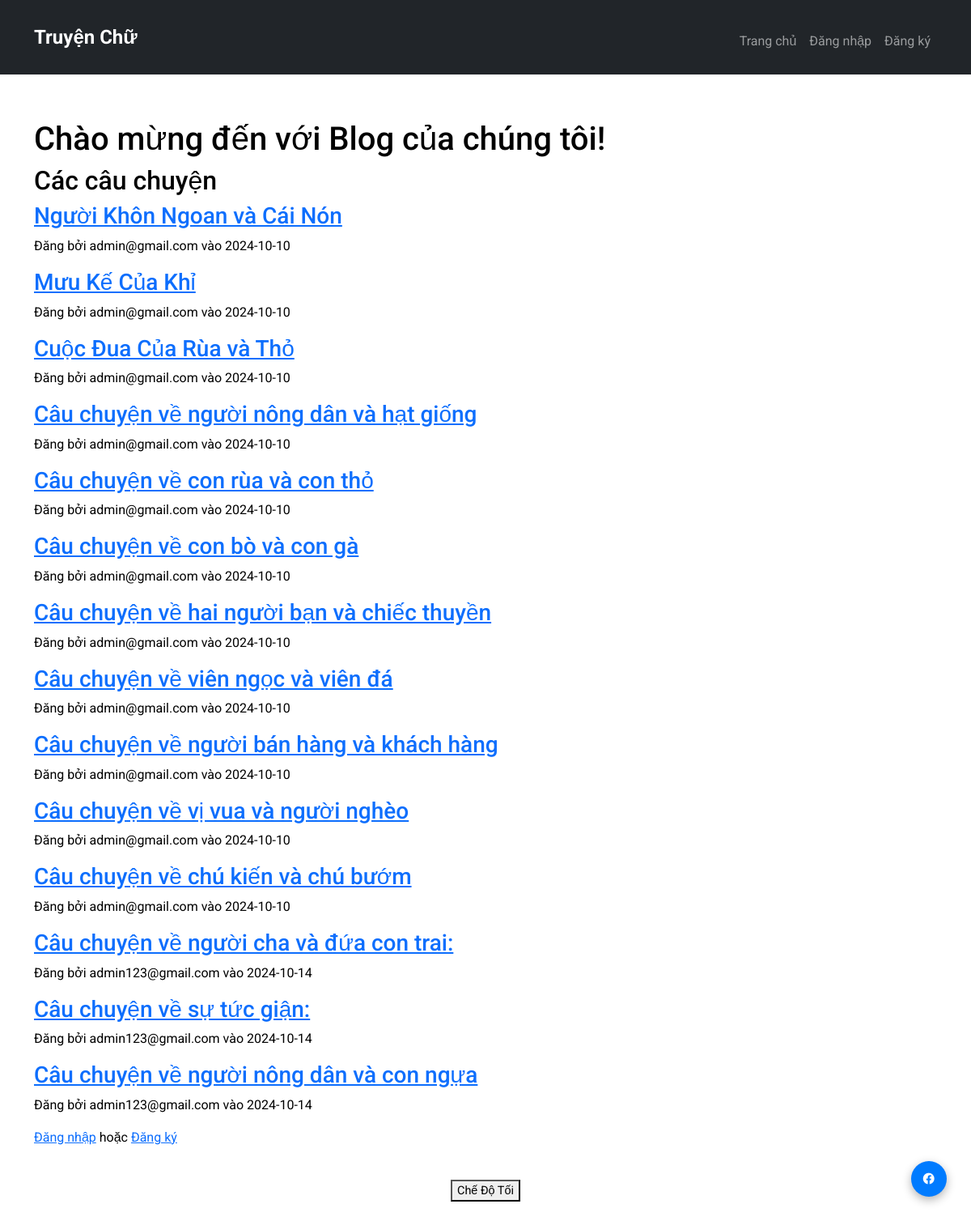
Before: / with the older database file.
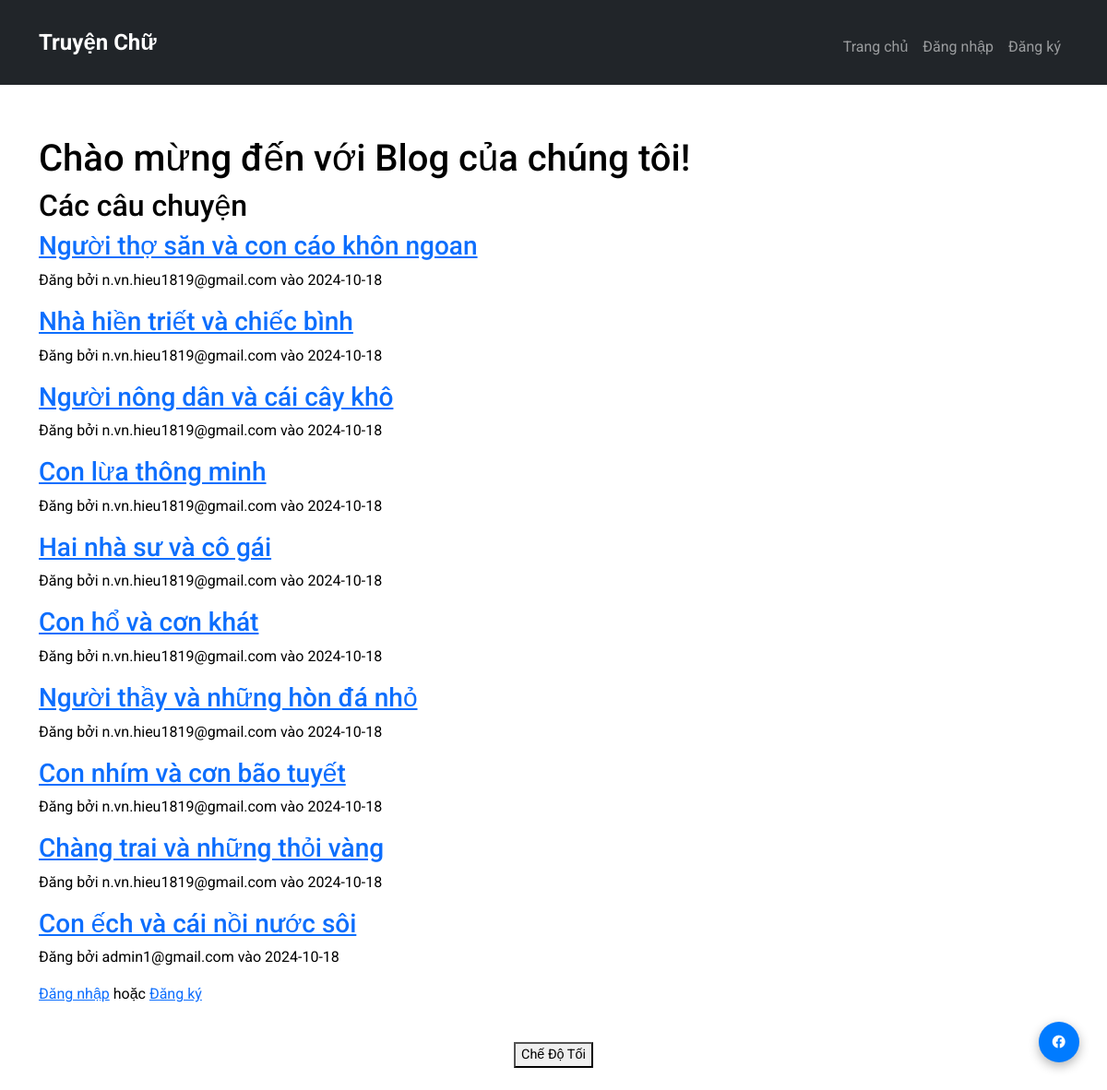
After: the same page with the newer database file.
### app/models.py (models this page shows, shortened)
class Story(db.Model):
    __tablename__ = 'story'
    story_id = db.Column(db.Integer, primary_key=True)
    title = db.Column(db.String(200), nullable=False)
    content = db.Column(db.Text, nullable=False)
    user_id = db.Column(db.Integer, db.ForeignKey('user.user_id'), nullable=False)
    date_posted = db.Column(db.DateTime, default=datetime.utcnow)
    author = db.relationship('User', back_populates='stories')  # Sử dụng 'author' thay cho 'user'
    comments = db.relationship('Comment', back_populates='story', cascade='all, delete-orphan')

class User(db.Model):
    __tablename__ = 'user'  # Đặt tên bảng rõ ràng
    user_id = db.Column(db.Integer, primary_key=True)
    email = db.Column(db.String(100), nullable=False, unique=True)
    password_hash = db.Column(db.String(128), nullable=False)  # Mã hóa mật khẩu
    is_active = db.Column(db.Boolean, default=True)  # Trạng thái tài khoản
    stories = db.relationship('Story', back_populates='author', cascade='all, delete-orphan')
    comments = db.relationship('Comment', back_populates='author', cascade='all, delete-orphan')

### app/routes.py (the view)
@main.route("/")
def home():
    stories = Story.query.all()  # Get all stories
    return render_template("home.html", stories=stories)

### app/templates/home.html (shortened to what this page needs)
{% extends "base.html" %}
{% block content %}
<h1>Chào mừng đến với Blog của chúng tôi!</h1>
<h2>Các câu chuyện</h2>
{% for story in stories %}
    <h3><a href="{{ url_for('main.story_detail', story_id=story.story_id) }}">{{ story.title }}</a></h3>
    <p>Đăng bởi {{ story.author.email }} vào {{ story.date_posted.strftime('%Y-%m-%d') }}</p>
{% else %}
    <p>Chưa có câu chuyện nào.</p>
{% endfor %}
{% if 'user' in session %}
    <p><a href="{{ url_for('main.blog') }}">Đăng câu chuyện mới</a></p>
    <p><a href="{{ url_for('main.logout') }}">Đăng xuất</a></p>
{% else %}
    <p><a href="{{ url_for('main.login') }}">Đăng nhập</a> hoặc <a href="{{ url_for('main.register') }}">Đăng ký</a></p>
{% endif %}
{% endblock %}

Changed rows visible on the page:
removed Story: title "Mưu Kế Của Khỉ", author.email "admin@gmail.com", date_posted "2024-10-10"
removed Story: title "Cuộc Đua Của Rùa và Thỏ", author.email "admin@gmail.com", date_posted "2024-10-10"
removed Story: title "Câu chuyện về người nông dân và hạt giống", author.email "admin@gmail.com", date_posted "2024-10-10"
removed Story: title "Câu chuyện về con rùa và con thỏ", author.email "admin@gmail.com", date_posted "2024-10-10"
removed Story: title "Câu chuyện về con bò và con gà", author.email "admin@gmail.com", date_posted "2024-10-10"
removed Story: title "Câu chuyện về hai người bạn và chiếc thuyền", author.email "admin@gmail.com", date_posted "2024-10-10"
removed Story: title "Câu chuyện về viên ngọc và viên đá", author.email "admin@gmail.com", date_posted "2024-10-10"
removed Story: title "Câu chuyện về người bán hàng và khách hàng", author.email "admin@gmail.com", date_posted "2024-10-10"
removed Story: title "Câu chuyện về vị vua và người nghèo", author.email "admin@gmail.com", date_posted "2024-10-10"
removed Story: title "Câu chuyện về chú kiến và chú bướm", author.email "admin@gmail.com", date_posted "2024-10-10"
removed Story: title "Câu chuyện về người cha và đứa con trai:", author.email "admin123@gmail.com", date_posted "2024-10-14"
removed Story: title "Câu chuyện về sự tức giận:", author.email "admin123@gmail.com", date_posted "2024-10-14"
removed Story: title "Câu chuyện về người nông dân và con ngựa", author.email "admin123@gmail.com", date_posted "2024-10-14"
added Story: title "Người thợ săn và con cáo khôn ngoan", author.email "n.vn.hieu1819@gmail.com", date_posted "2024-10-18"
added Story: title "Nhà hiền triết và chiếc bình", author.email "n.vn.hieu1819@gmail.com", date_posted "2024-10-18"
changed Story: title "Người Khôn Ngoan và Cái Nón" → "Người nông dân và cái cây khô"; author.email "admin@gmail.com" → "n.vn.hieu1819@gmail.com"; date_posted "2024-10-10" → "2024-10-18"
added Story: title "Con lừa thông minh", author.email "n.vn.hieu1819@gmail.com", date_posted "2024-10-18"
added Story: title "Hai nhà sư và cô gái", author.email "n.vn.hieu1819@gmail.com", date_posted "2024-10-18"
added Story: title "Con hổ và cơn khát", author.email "n.vn.hieu1819@gmail.com", date_posted "2024-10-18"
added Story: title "Người thầy và những hòn đá nhỏ", author.email "n.vn.hieu1819@gmail.com", date_posted "2024-10-18"
added Story: title "Con nhím và cơn bão tuyết", author.email "n.vn.hieu1819@gmail.com", date_posted "2024-10-18"
added Story: title "Chàng trai và những thỏi vàng", author.email "n.vn.hieu1819@gmail.com", date_posted "2024-10-18"
added Story: title "Con ếch và cái nồi nước sôi", author.email "admin1@gmail.com", date_posted "2024-10-18"
